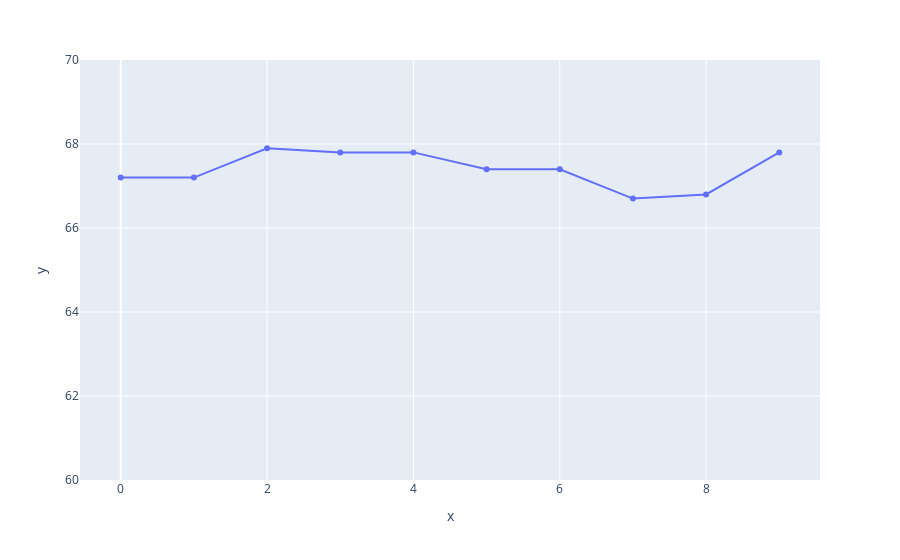

Write notebook code for a chart like this one.
### Code cell
WINDOW_SIZE=10
cnt = 0
cm_data = pd.read_csv("../data/for_web.csv")
print(cm_data.columns)
col_data = cm_data["n_temp_pv"]
    
new_fig = px.line(x=range(WINDOW_SIZE), y=col_data[cnt:cnt+WINDOW_SIZE], markers=True)
new_fig.update_layout(yaxis_range=[60, 70])
new_fig.show()

### Figure 1 — Plotly figure (JSON) as saved in the notebook; plotly's stock layout.template omitted (floating-point values rounded to 4 significant figures)
{"data": [{"hovertemplate": "x=%{x}<br>y=%{y}<extra></extra>", "legendgroup": "", "line": {"color": "#636efa", "dash": "solid"}, "marker": {"symbol": "circle"}, "mode": "lines+markers", "name": "", "orientation": "v", "showlegend": false, "type": "scatter", "x": [0, 1, 2, 3, 4, 5, 6, 7, 8, 9], "xaxis": "x", "y": [67.2, 67.2, 67.9, 67.8, 67.8, 67.4, 67.4, 66.7, 66.8, 67.8], "yaxis": "y"}], "layout": {"legend": {"tracegroupgap": 0}, "margin": {"t": 60}, "xaxis": {"anchor": "y", "domain": [0, 1], "title": {"text": "x"}}, "yaxis": {"anchor": "x", "domain": [0, 1], "range": [60, 70], "title": {"text": "y"}}}}
